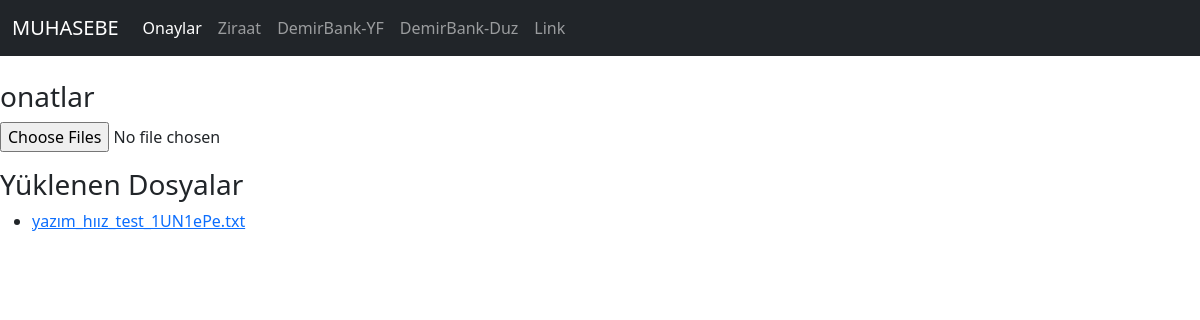
Page /onay_list/ on the earlier database version.
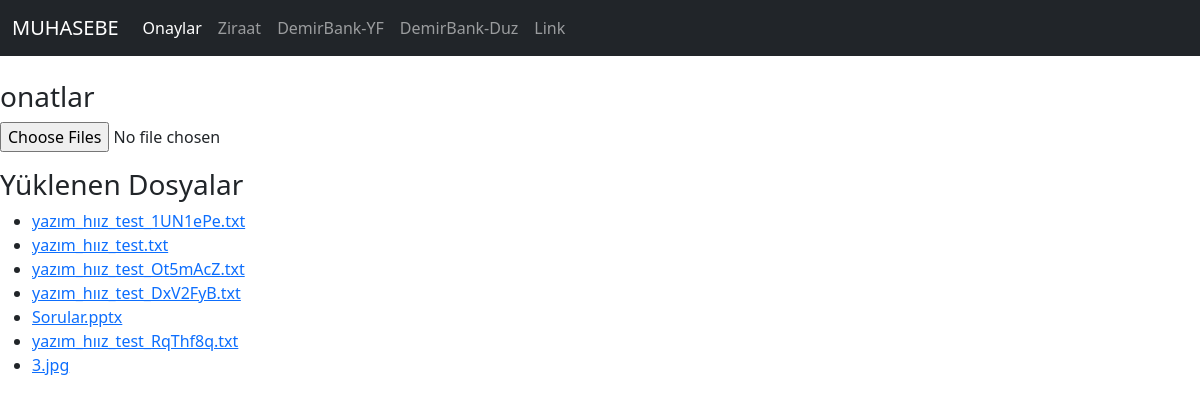
Same page on the later database version.
### muhapp/models.py (models this page shows, shortened)
class OnayUploadedModel(models.Model):
    file = models.FileField(upload_to='')
    uploaded_at = models.DateTimeField(auto_now_add=True)

### muhapp/views.py (the view)
# urls.py: path('onay_list/', views.onay_list_view, name='onay_list'),
def onay_list_view(request):
    files = models.OnayUploadedModel.objects.all()  # models.py'deki modele göre
    return render(request, 'muhapp/onaylar.html', {'files': files})

### muhapp/templates/muhapp/onaylar.html (shortened to what this page needs)
{% extends "base.html" %}
{%block content%}
<h3>onatlar</h3>
<form action="/onaylar/" method="POST" class="dropzone" id="my-awesome-dropzone">
  <div class="fallback">
      <input name="file" type="file" multiple>
  </div>
</form>
<h3>Yüklenen Dosyalar</h3>
  <ul>
    {% for file in files %}
      <li><a href="{{ file.file.url }}" target="_blank">{{ file.file.name }}</a></li>
    {% endfor %}
  </ul>
{%endblock%}

### templates/base.html (shortened to what this page needs)
<html lang="en">
<head>
    <link href="https://cdn.jsdelivr.net/npm/bootstrap@5.3.2/dist/css/bootstrap.min.css" rel="stylesheet">
    <link rel="stylesheet" href="https://unpkg.com/dropzone@5/dist/min/dropzone.min.css" type="text/css" />
</head>
<body>
    <nav class="navbar navbar-expand-md navbar-dark bg-dark mb-4">
        <div class="container-fluid">
          <a class="navbar-brand" href="{% url 'muhapp:main' %}">MUHASEBE</a>
          <div class="collapse navbar-collapse" id="navbarCollapse">
            <ul class="navbar-nav me-auto mb-2 mb-md-0">
              <li class="nav-item">
                <a class="nav-link active" aria-current="page" href="{% url 'muhapp:onay_list' %}">Onaylar</a>
              </li>
              <li class="nav-item">
                <a class="nav-link" href="#">Ziraat</a>
              </li>
              <li class="nav-item">
                <a class="nav-link" href="#">DemirBank-YF</a>
              </li>
              <li class="nav-item">
                <a class="nav-link" href="#">DemirBank-Duz</a>
              </li>
              <li class="nav-item">
                <a class="nav-link" href="#">Link</a>
              </li>
            </ul>
          </div>
        </div>
      </nav>
    {%block content%}{%endblock%}
</body>
</html>

Differences in the rows shown:
added OnayUploadedModel: file.name "yazım_hıız_test.txt"
added OnayUploadedModel: file.name "yazım_hıız_test_Ot5mAcZ.txt"
added OnayUploadedModel: file.name "yazım_hıız_test_DxV2FyB.txt"
added OnayUploadedModel: file.name "Sorular.pptx"
added OnayUploadedModel: file.name "yazım_hıız_test_RqThf8q.txt"
added OnayUploadedModel: file.name "3.jpg"
